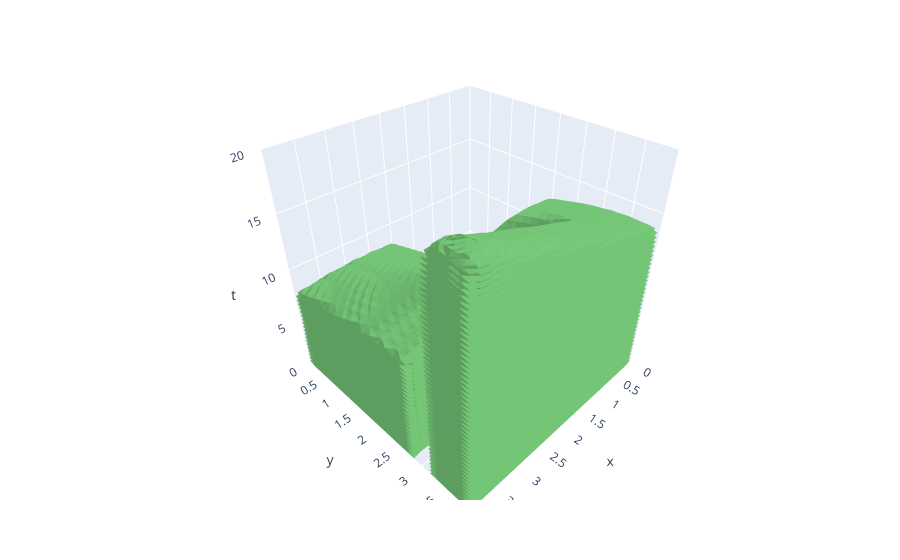

This figure's notebook cell:
### Code cell
impl.plot(
    out1_orig, 
    axes=('x', 'y', 't'),
    # transform_select=[('x', 2.), ('y', 2.2)],
)

### Figure 1 — Plotly figure (JSON) as saved in the notebook; plotly's stock layout.template omitted (floating-point values rounded to 4 significant figures; data arrays with more than 128 entries replaced by an {"elided": "..."} marker saying what was removed)
{"data": [{"caps": {"x": {"show": false}, "y": {"show": false}, "z": {"show": false}}, "colorscale": [[0, "rgb(247,252,245)"], [0.125, "rgb(229,245,224)"], [0.25, "rgb(199,233,192)"], [0.375, "rgb(161,217,155)"], [0.5, "rgb(116,196,118)"], [0.625, "rgb(65,171,93)"], [0.75, "rgb(35,139,69)"], [0.875, "rgb(0,109,44)"], [1, "rgb(0,68,27)"]], "isomax": 0, "isomin": 0, "showscale": false, "surface": {"count": 1}, "type": "isosurface", "value": {"elided": "63125 float values"}, "x": {"elided": "63125 float values"}, "y": {"elided": "63125 float values"}, "z": {"elided": "63125 float values"}}], "layout": {"scene": {"aspectmode": "cube", "xaxis": {"range": [0, 4], "title": {"text": "x"}}, "yaxis": {"range": [0, 4], "title": {"text": "y"}}, "zaxis": {"range": [0, 20], "title": {"text": "t"}}}}}
